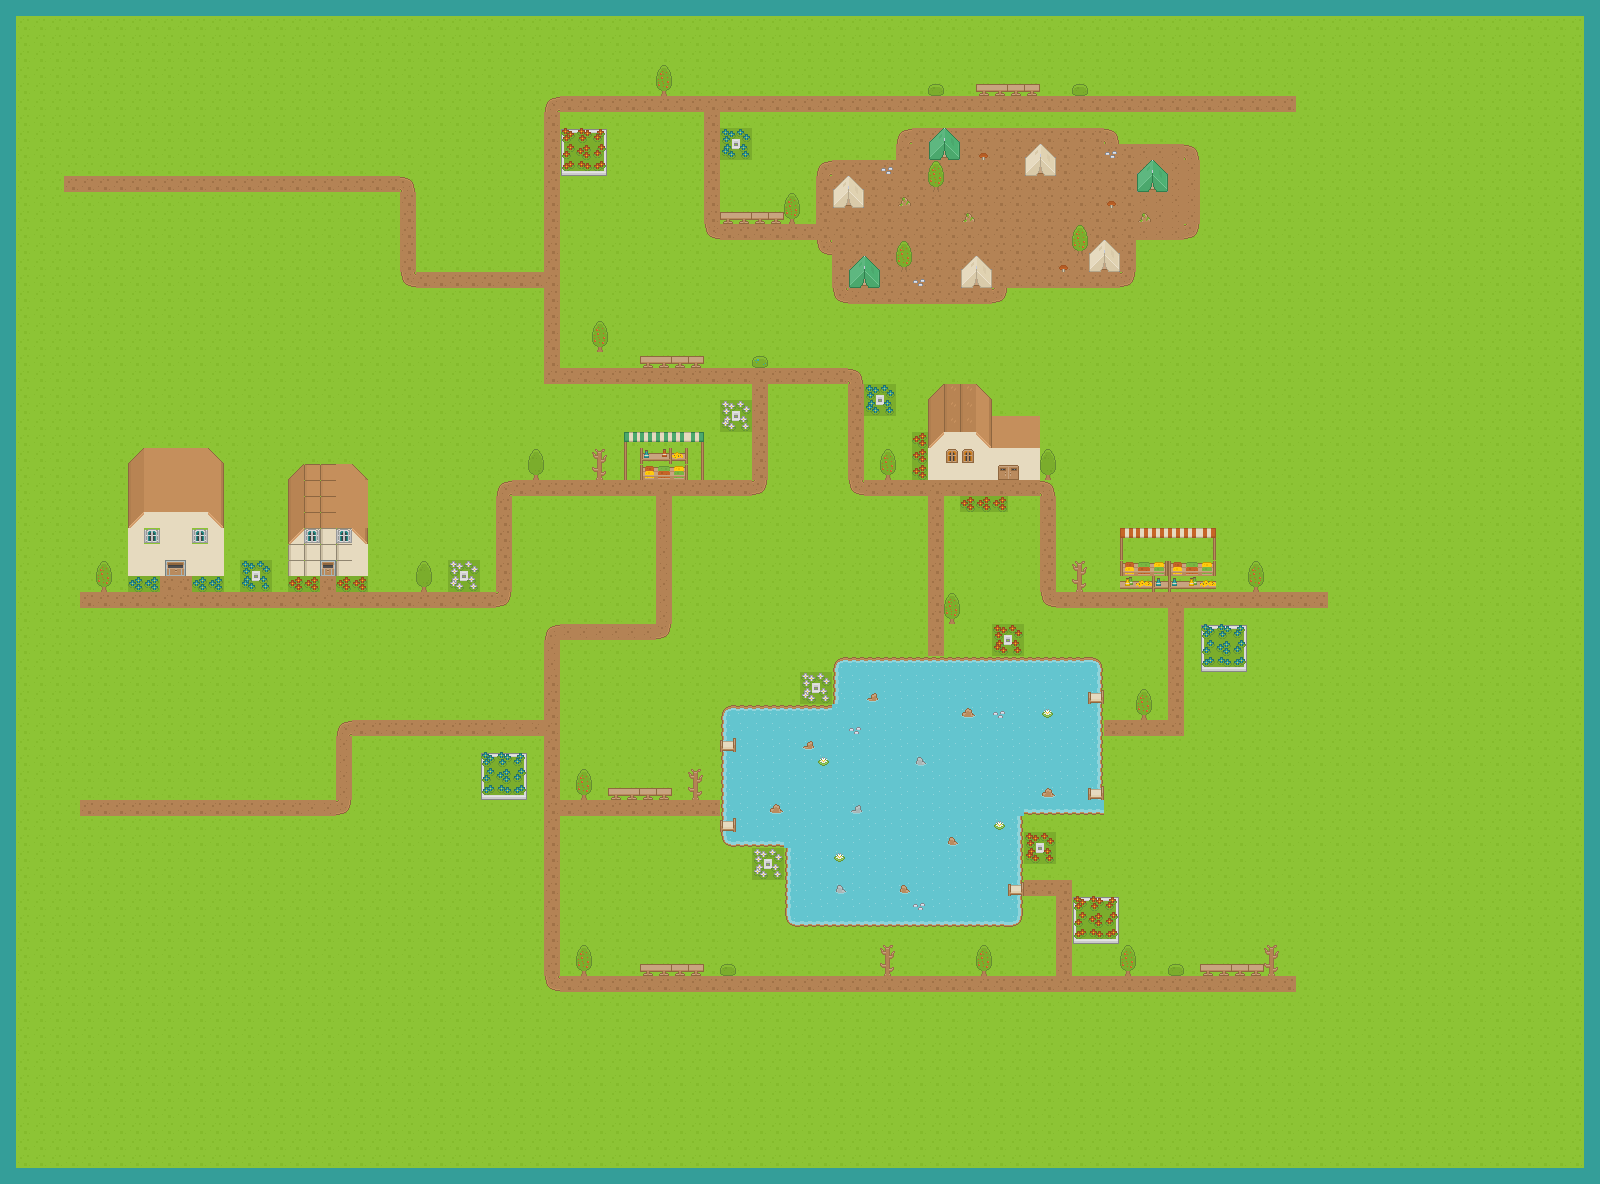

Rendered tile map (Tiled .tmx) drawn with the repository's tilesets; below, a short description and the map source with its tile grids summarised:
An orthogonal 100x74 tile map with 16x16 px tiles, 3 tile layers (Ground, path, Objects) and 19 objects (19x obstacle).

<map version="1.2" tiledversion="1.2.4" orientation="orthogonal" renderorder="right-down" width="100" height="74" tilewidth="16" tileheight="16" infinite="0" nextlayerid="7" nextobjectid="21">
  <tileset firstgid="1" name="Tile_set1" tilewidth="16" tileheight="16" spacing="1" tilecount="1767" columns="57">
   <image source="roguelikeSheet_transparent.png" width="968" height="526" />
  </tileset>
 <layer id="1" name="Ground" width="100" height="74">
  <data>[7400 cells, 7400 non-empty, 4 distinct tile ids]</data>
 </layer>
 <layer id="3" name="path" width="100" height="74">
  <data>[7400 cells, 948 non-empty, 45 distinct tile ids]</data>
 </layer>
 <layer id="5" name="Objects" width="100" height="74">
  <data>[7400 cells, 307 non-empty, 81 distinct tile ids]</data>
 </layer>
 <objectgroup id="6" name="Obstacles">
  <object id="1" type="obstacle" x="132" y="460" width="88" height="108" />
  <object id="3" type="obstacle" x="288" y="476" width="76" height="100" />
  <object id="4" type="obstacle" x="620" y="436" width="84" height="44" />
  <object id="5" type="obstacle" x="932" y="388" width="52" height="84" />
  <object id="6" type="obstacle" x="996" y="416" width="40" height="60" />
  <object id="7" type="obstacle" x="1120" y="528" width="92" height="60" />
  <object id="8" type="obstacle" x="848" y="260" width="28" height="28" />
  <object id="9" type="obstacle" x="836" y="180" width="28" height="28" />
  <object id="10" type="obstacle" x="932" y="132" width="28" height="28" />
  <object id="11" type="obstacle" x="1028" y="144" width="28" height="28" />
  <object id="12" type="obstacle" x="1140" y="164" width="28" height="28" />
  <object id="13" type="obstacle" x="964" y="260" width="28" height="28" />
  <object id="14" type="obstacle" x="1092" y="244" width="28" height="28" />
  <object id="15" type="obstacle" x="640" y="356" width="64" height="8" />
  <object id="16" type="obstacle" x="1200" y="960" width="64" height="8" />
  <object id="17" type="obstacle" x="640" y="960" width="64" height="8" />
  <object id="18" type="obstacle" x="608" y="788" width="64" height="8" />
  <object id="19" type="obstacle" x="720" y="212" width="64" height="8" />
  <object id="20" type="obstacle" x="976" y="84" width="64" height="8" />
 </objectgroup>
</map>